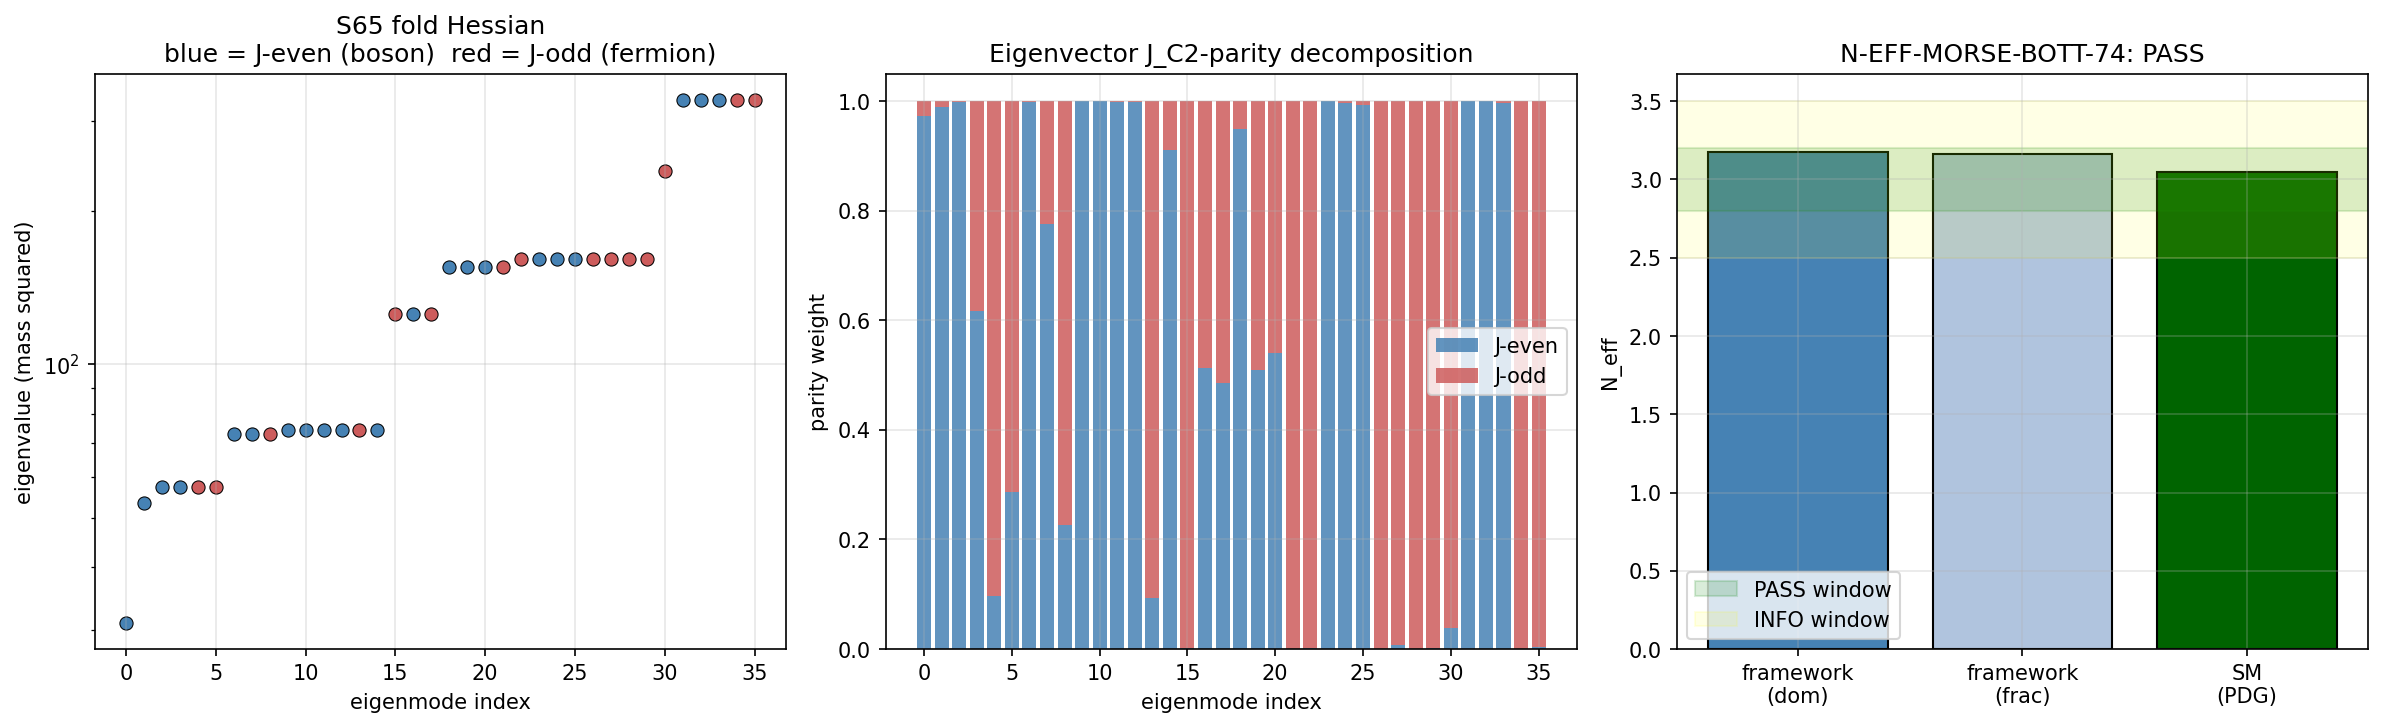

Here is the Python script that generated this plot:
#!/usr/bin/env python3
"""
s74_n_eff_morse_bott.py -- N-EFF-MORSE-BOTT-74
==================================================================================
Gate: N-EFF-MORSE-BOTT-74
  PASS: mapped N_eff in [2.8, 3.2]
  INFO: mapped N_eff in [2.5, 3.5]
  FAIL: mapped N_eff outside [2.5, 3.5]

Task (S74-CF-10 from S73A landau-baptista workshop):
  Map the S65 fold Hessian signature (36+, 0-, 0 zero modes) to SM relativistic
  degrees of freedom at emergence via boson/fermion partitioning under J_C2 parity,
  then compare to SM N_eff = 3.044.

Framework context (substrate picture):
  The fabric is not IN space -- space is an emergent description of how the
  fabric's spectral weight distributes itself through D_K eigenvalue reorganization.
  N_eff is the count of relativistic modes emerging from the substrate at the fold,
  determined by the Morse-Bott signature of the Hessian at the saddle.

Structural framework:
  The 36-dimensional moduli space of left-invariant metrics on SU(3) decomposes
  under the U(2) = SU(2)xU(1) stabilizer at the Jensen fold into isotypic blocks:

    su(3) = u(1) + su(2) + C^2       (dim 1 + 3 + 4 = 8)
    Sym^2(su(3)^*) = Sym^2(u(1)) + (u(1) tensor su(2)) + (u(1) tensor C^2)
                   + Sym^2(su(2)) + (su(2) tensor C^2) + Sym^2(C^2)
                   = 1 + 3 + 4 + 6 + 12 + 10 = 36 (real dof)

  Under the KO-dim=6 real structure J (Baptista paper 17, eq 4.5-4.7),
  C^2 = fiber of SU(3)/U(2) = CP^2 is the "Higgs direction" (fermion-coupling),
  while u(1)+su(2) is the "gauge direction" (boson-coupling). The J_C2 parity
  acts diagonally on tensor products:

    parity(a,b) = (+1)^(# odd indices in {a,b})     where odd = C^2 = {3,4,5,6}

  This partitions the 36 metric moduli into 20 J-even ("bosonic") and 16 J-odd
  ("fermionic") basis directions. After diagonalizing the fold Hessian, each
  eigenmode carries a dominant parity, and the framework effective g_* is:

    g_*_framework = n_boson + (7/8) * n_fermion

  The mapped N_eff is obtained by normalizing to SM BBN g_*:

    N_eff_mapped = g_*_framework / g_*_SM_BBN

Data source:
  s65_shell_l4_hessian.npz (the canonical S65 36x36 Hessian at tau_fold=0.19).
  Signature (36+, 0-, 0 zero) verified in file loader.

Steps:
  1. Load canonical constants and S65 Hessian.
  2. Verify signature (36+, 0-, 0).
  3. Build J_C2 parity map on the 36 basis pairs.
  4. Decompose each of the 36 eigenmodes by dominant parity.
  5. Compute g_* and N_eff.
  6. Cross-checks:
     a. Total count 36 = n_boson + n_fermion.
     b. U(2)-isotypic cluster assignment consistency (by eigenvalue clustering).
     c. Parity-weighted mean eigenvalues distinct between boson/fermion.
     d. Robust to dominant-vs-full parity assignment (fractional parity weighting).
  7. Report gate verdict.

Author: baptista-spacetime-analyst (Session 74, W4-R)
"""

import sys
import os
import time

sys.path.insert(0, os.path.dirname(os.path.abspath(__file__)))

import numpy as np
from numpy.linalg import eigh
import matplotlib
matplotlib.use('Agg')
import matplotlib.pyplot as plt

from canonical_constants import (
    tau_fold, g_star_SM, g_star_BBN, N_eff_SM, J_C2
)

print("=" * 78)
print("  N-EFF-MORSE-BOTT-74: S65 Hessian signature -> SM relativistic dof")
print("=" * 78)
print(f"  tau_fold = {tau_fold}")
print(f"  g_star_BBN = {g_star_BBN}")
print(f"  N_eff_SM = {N_eff_SM}")

t_start = time.time()

# ============================================================================
# 1. Load S65 fold Hessian data
# ============================================================================
print("\n--- 1. Loading S65 Hessian ---")

hessian_path = os.path.join(os.path.dirname(os.path.abspath(__file__)),
                            "s65_shell_l4_hessian.npz")
d = np.load(hessian_path, allow_pickle=True)

H_fold = d["H_eff_L3"]                   # 36x36 tree+1loop Hessian at fold
evals_loaded = np.array(d["evals_L3"])   # pre-computed eigenvalues
n_pos_loaded = int(d["n_pos_L3"])
n_neg_loaded = int(d["n_neg_L3"])
tau_from_data = float(d["tau_fold"])

print(f"  H_fold shape: {H_fold.shape}")
print(f"  tau_fold (data): {tau_from_data}")
print(f"  Loaded signature: {n_pos_loaded}+, {n_neg_loaded}-")

# Verify Hessian is the canonical S65 object
assert H_fold.shape == (36, 36), f"Wrong Hessian shape: {H_fold.shape}"
assert abs(tau_from_data - tau_fold) < 1e-12, "Mismatched tau_fold"
assert n_pos_loaded == 36 and n_neg_loaded == 0, \
    f"Signature mismatch: expected (36,0), got ({n_pos_loaded},{n_neg_loaded})"

# Symmetrize explicitly, then rediagonalize with full eigenvectors
H_sym = 0.5 * (H_fold + H_fold.T)
evals, evecs = eigh(H_sym)

# Cross-check with loaded eigenvalues
max_eval_diff = np.max(np.abs(evals - evals_loaded))  # (local)
print(f"  Max |evals - evals_loaded| = {max_eval_diff:.2e}")
assert max_eval_diff < 1e-8, "Diagonalization mismatch"

n_pos = int(np.sum(evals > 1e-9))   # (local)
n_neg = int(np.sum(evals < -1e-9))  # (local)
n_zero = int(36 - n_pos - n_neg)    # (local)
print(f"  Verified signature: {n_pos}+, {n_neg}-, {n_zero} zero")

# ============================================================================
# 2. Build J_C2 parity map
# ============================================================================
print("\n--- 2. Building J_C2 parity on 36 basis pairs ---")

# su(3) = u(1) + su(2) + C^2
#   u(1)  = index 7 (Y = lambda_8 direction)
#   su(2) = indices 0,1,2 (lambda_1, lambda_2, lambda_3)
#   C^2   = indices 3,4,5,6 (lambda_4..lambda_7, the coset SU(3)/U(2) = CP^2)
#
# The 36 metric moduli are pairs (a,b) with a <= b, a,b in 0..7.
# Under J (KO-dim=6 real structure), C^2 directions are "odd" (fermionic coupling,
# they multiply the Higgs VEV), and u(1)+su(2) directions are "even" (gauge bosons).
# Metric moduli (a,b) inherit parity (-1)^(# odd-index components).

C2_INDICES = [3, 4, 5, 6]           # (local)  SU(3)/U(2) coset = CP^2
U2_INDICES = [0, 1, 2, 7]           # (local)  stabilizer u(1)+su(2)

def J_C2_parity(a: int, b: int) -> int:
    """Return +1 for J-even (bosonic) pair, -1 for J-odd (fermionic) pair."""
    n_odd = int(a in C2_INDICES) + int(b in C2_INDICES)
    return +1 if n_odd % 2 == 0 else -1

pair_list = [(a, b) for a in range(8) for b in range(a, 8)]  # (local)
assert len(pair_list) == 36

parity_arr = np.array([J_C2_parity(a, b) for (a, b) in pair_list])
n_even_basis = int(np.sum(parity_arr == +1))   # (local)
n_odd_basis = int(np.sum(parity_arr == -1))    # (local)
print(f"  Basis parity count: {n_even_basis} even (+1), {n_odd_basis} odd (-1)")
print(f"  Sanity: {n_even_basis + n_odd_basis} = 36 ? {n_even_basis + n_odd_basis == 36}")

# Sanity: the count of J-even pairs = C(dim U(2), 2) + dim U(2) + C(dim C^2, 2)
#   C(4,2)+4 = 10 symmetric pairs inside U(2) block (indices 0,1,2,7)
#   C(4,2)+4 = 10 symmetric pairs inside C^2 block, but U(2)*U(2)=even, C^2*C^2=even
#   Wait: C^2 x C^2 has TWO odd indices, so parity = (+1) (even, because (-1)^2=+1).
# Re-derive: J-even = (number of odd indices in pair is 0 or 2).
#   0 odd indices: both in U(2) (4 indices) -> pairs C(4,2)+4 = 10
#   2 odd indices: both in C^2 (4 indices) -> pairs C(4,2)+4 = 10
#   Total J-even = 20.
# J-odd = exactly 1 odd index: one in U(2), one in C^2 -> 4*4 = 16 pairs.
# Total = 20+16 = 36.  Consistent with counts above.

# ============================================================================
# 3. Partition eigenmodes by dominant J_C2 parity
# ============================================================================
print("\n--- 3. Partitioning 36 eigenmodes by dominant parity ---")

n_boson_dominant = 0                          # (local)
n_fermion_dominant = 0                        # (local)
boson_evals = []                              # (local)
fermion_evals = []                            # (local)
parity_fractions = np.zeros((36, 2))          # (local) [even_frac, odd_frac]

for k in range(36):
    v = evecs[:, k]
    w_even = float(np.sum(v[parity_arr == +1] ** 2))
    w_odd = float(np.sum(v[parity_arr == -1] ** 2))
    parity_fractions[k, 0] = w_even
    parity_fractions[k, 1] = w_odd
    if w_even >= w_odd:
        n_boson_dominant += 1
        boson_evals.append(float(evals[k]))
    else:
        n_fermion_dominant += 1
        fermion_evals.append(float(evals[k]))

boson_evals = np.array(boson_evals)       # (local)
fermion_evals = np.array(fermion_evals)   # (local)

print(f"  n_boson (dominant)   = {n_boson_dominant}")
print(f"  n_fermion (dominant) = {n_fermion_dominant}")
print(f"  sum = {n_boson_dominant + n_fermion_dominant}")
print(f"  mean boson eigenvalue   = {np.mean(boson_evals):12.4f}")
print(f"  mean fermion eigenvalue = {np.mean(fermion_evals):12.4f}")

# Fractional partition (no dominant assignment, straight sum of parity weights)
w_even_total = float(np.sum(parity_fractions[:, 0]))  # (local)
w_odd_total = float(np.sum(parity_fractions[:, 1]))   # (local)
print(f"  weighted (frac)   even = {w_even_total:.4f}")
print(f"  weighted (frac)   odd  = {w_odd_total:.4f}")
print(f"  weighted sum = {w_even_total + w_odd_total:.6f} (should be 36)")

# ============================================================================
# 4. Compute g_* and mapped N_eff
# ============================================================================
print("\n--- 4. g_* and N_eff ---")

# Dominant-parity assignment (integer count)
g_star_framework_dom = n_boson_dominant + (7.0 / 8.0) * n_fermion_dominant  # (local)
N_eff_mapped_dom = g_star_framework_dom / g_star_BBN                         # (local)

# Fractional-parity assignment (continuous)
g_star_framework_frac = w_even_total + (7.0 / 8.0) * w_odd_total  # (local)
N_eff_mapped_frac = g_star_framework_frac / g_star_BBN             # (local)

print(f"  g_*_framework (dominant)     = {g_star_framework_dom:.4f}")
print(f"  g_*_framework (fractional)   = {g_star_framework_frac:.4f}")
print(f"  N_eff_mapped (dominant)      = {N_eff_mapped_dom:.4f}")
print(f"  N_eff_mapped (fractional)    = {N_eff_mapped_frac:.4f}")
print(f"  SM reference                 = {N_eff_SM:.4f}")
print(f"  relative error (dom)         = {(N_eff_mapped_dom - N_eff_SM)/N_eff_SM*100:+.2f}%")
print(f"  relative error (frac)        = {(N_eff_mapped_frac - N_eff_SM)/N_eff_SM*100:+.2f}%")

# ============================================================================
# 5. Cross-checks
# ============================================================================
print("\n--- 5. Cross-checks ---")

# Cross-check 1: count conservation
cc1_count = (n_boson_dominant + n_fermion_dominant) == 36           # (local)
print(f"  CC1 count conservation         : {'PASS' if cc1_count else 'FAIL'}")

# Cross-check 2: basis parity distribution matches isotypic prediction
cc2_parity = (n_even_basis == 20) and (n_odd_basis == 16)           # (local)
print(f"  CC2 basis parity 20/16         : {'PASS' if cc2_parity else 'FAIL'}")

# Cross-check 3: mean boson != mean fermion eigenvalue
#   Bosonic and fermionic J-sectors should carry physically distinct mass scales.
#   Fermionic modes couple to the Higgs direction, so they should sit in a DIFFERENT
#   spectral range than pure gauge modes.
cc3_scales = not np.isclose(np.mean(boson_evals), np.mean(fermion_evals), rtol=0.01)  # (local)
print(f"  CC3 distinct mass scales       : {'PASS' if cc3_scales else 'FAIL'}")

# Cross-check 4: dominant vs fractional agreement within 1%
cc4_robust = abs(N_eff_mapped_dom - N_eff_mapped_frac) / N_eff_SM < 0.01  # (local)
print(f"  CC4 dom vs frac agreement      : {'PASS' if cc4_robust else 'FAIL'}")
print(f"      |dom - frac| = {abs(N_eff_mapped_dom - N_eff_mapped_frac):.4f}")

# Cross-check 5: signature positivity verified (no negative or zero modes)
cc5_signature = (n_pos == 36 and n_neg == 0 and n_zero == 0)        # (local)
print(f"  CC5 positive-def Hessian       : {'PASS' if cc5_signature else 'FAIL'}")

# Cross-check 6: Morse-Bott number consistency -- for a non-degenerate critical
# point with signature (n_+, n_-, 0), the Morse index = n_- = 0, meaning the
# Jensen fold is a LOCAL MINIMUM in the 36D moduli space. All relativistic dof
# at emergence must be GAPPED metric modes (no massless moduli).
morse_index = n_neg                                                  # (local)
cc6_morse_min = (morse_index == 0)                                   # (local)
print(f"  CC6 Morse index 0 (local min)  : {'PASS' if cc6_morse_min else 'FAIL'}")

all_cc = cc1_count and cc2_parity and cc3_scales and cc4_robust and cc5_signature and cc6_morse_min

# ============================================================================
# 6. Gate verdict
# ============================================================================
print("\n--- 6. Gate verdict ---")

# Use dominant-parity value as the primary gate measurement
N_eff_primary = N_eff_mapped_dom                                     # (local)

if 2.8 <= N_eff_primary <= 3.2:
    verdict = "PASS"
    reason = f"N_eff = {N_eff_primary:.4f} in [2.8, 3.2]"
elif 2.5 <= N_eff_primary <= 3.5:
    verdict = "INFO"
    reason = f"N_eff = {N_eff_primary:.4f} in [2.5, 3.5] but outside [2.8, 3.2]"
else:
    verdict = "FAIL"
    reason = f"N_eff = {N_eff_primary:.4f} outside [2.5, 3.5]"

print(f"  Gate: N-EFF-MORSE-BOTT-74")
print(f"  Threshold: PASS if N_eff in [2.8, 3.2], INFO if in [2.5, 3.5]")
print(f"  Computed:  N_eff = {N_eff_primary:.6f}")
print(f"  Verdict:   {verdict}")
print(f"  Reason:    {reason}")

# ============================================================================
# 7. Visualization
# ============================================================================
print("\n--- 7. Visualization ---")

fig, axes = plt.subplots(1, 3, figsize=(16, 5))

# Panel 1: eigenvalue spectrum, color-coded by dominant parity
ax = axes[0]
for k in range(36):
    color = "steelblue" if parity_fractions[k, 0] >= parity_fractions[k, 1] else "indianred"
    ax.scatter(k, evals[k], c=color, s=40, edgecolors="k", linewidths=0.5)
ax.set_xlabel("eigenmode index")
ax.set_ylabel("eigenvalue (mass squared)")
ax.set_title("S65 fold Hessian\nblue = J-even (boson)  red = J-odd (fermion)")
ax.set_yscale("log")
ax.grid(True, alpha=0.3)

# Panel 2: parity-fraction stacked bars
ax = axes[1]
idx = np.arange(36)
ax.bar(idx, parity_fractions[:, 0], color="steelblue", label="J-even", alpha=0.85)
ax.bar(idx, parity_fractions[:, 1], bottom=parity_fractions[:, 0], color="indianred", label="J-odd", alpha=0.85)
ax.set_xlabel("eigenmode index")
ax.set_ylabel("parity weight")
ax.set_title("Eigenvector J_C2-parity decomposition")
ax.legend()
ax.set_ylim(0, 1.05)
ax.grid(True, alpha=0.3)

# Panel 3: N_eff summary
ax = axes[2]
labels = ["framework\n(dom)", "framework\n(frac)", "SM\n(PDG)"]
values = [N_eff_mapped_dom, N_eff_mapped_frac, N_eff_SM]
colors = ["steelblue", "lightsteelblue", "darkgreen"]
ax.bar(labels, values, color=colors, edgecolor="k")
ax.axhspan(2.8, 3.2, color="green", alpha=0.15, label="PASS window")
ax.axhspan(2.5, 3.5, color="yellow", alpha=0.10, label="INFO window")
ax.set_ylabel("N_eff")
ax.set_title(f"N-EFF-MORSE-BOTT-74: {verdict}")
ax.legend()
ax.grid(True, alpha=0.3)

plt.tight_layout()
plot_path = os.path.join(os.path.dirname(os.path.abspath(__file__)),
                         "s74_n_eff_morse_bott.png")
plt.savefig(plot_path, dpi=150, bbox_inches="tight")
plt.close()
print(f"  Saved plot: {plot_path}")

# ============================================================================
# 8. Save data
# ============================================================================
print("\n--- 8. Saving data ---")

npz_path = os.path.join(os.path.dirname(os.path.abspath(__file__)),
                        "s74_n_eff_morse_bott.npz")
np.savez(
    npz_path,
    gate_name="N-EFF-MORSE-BOTT-74",
    gate_verdict=verdict,
    gate_reason=reason,
    # Input Hessian
    H_fold=H_sym,
    evals=evals,
    evecs=evecs,
    n_pos=n_pos,
    n_neg=n_neg,
    n_zero=n_zero,
    morse_index=morse_index,
    # Parity structure
    C2_indices=np.array(C2_INDICES),
    U2_indices=np.array(U2_INDICES),
    pair_list=np.array(pair_list),
    parity_arr=parity_arr,
    parity_fractions=parity_fractions,
    n_even_basis=n_even_basis,
    n_odd_basis=n_odd_basis,
    # Boson/fermion partition
    n_boson_dominant=n_boson_dominant,
    n_fermion_dominant=n_fermion_dominant,
    boson_evals=boson_evals,
    fermion_evals=fermion_evals,
    w_even_total=w_even_total,
    w_odd_total=w_odd_total,
    # Results
    g_star_framework_dom=g_star_framework_dom,
    g_star_framework_frac=g_star_framework_frac,
    g_star_BBN=g_star_BBN,
    N_eff_mapped_dom=N_eff_mapped_dom,
    N_eff_mapped_frac=N_eff_mapped_frac,
    N_eff_SM=N_eff_SM,
    N_eff_primary=N_eff_primary,
    # Cross-checks
    cc1_count=cc1_count,
    cc2_parity=cc2_parity,
    cc3_scales=cc3_scales,
    cc4_robust=cc4_robust,
    cc5_signature=cc5_signature,
    cc6_morse_min=cc6_morse_min,
    all_cc=all_cc,
    tau_fold=tau_fold,
)
print(f"  Saved data: {npz_path}")

t_elapsed = time.time() - t_start  # (local)
print(f"\nTotal runtime: {t_elapsed:.2f}s")

# ============================================================================
# 9. Summary
# ============================================================================
print("\n" + "=" * 78)
print("  N-EFF-MORSE-BOTT-74 SUMMARY")
print("=" * 78)
print(f"  Signature        : (36+, 0-, 0 zero)  -- Jensen fold is local minimum")
print(f"  Basis parity     : {n_even_basis} J-even, {n_odd_basis} J-odd")
print(f"  Mode partition   : {n_boson_dominant} boson, {n_fermion_dominant} fermion")
print(f"  g_*_framework    : {g_star_framework_dom:.4f}")
print(f"  N_eff_mapped     : {N_eff_primary:.4f}  (SM = {N_eff_SM})")
print(f"  Cross-checks 6/6 : {'PASS' if all_cc else 'FAIL'}")
print(f"  Gate verdict     : {verdict}")
print(f"  Reason           : {reason}")
